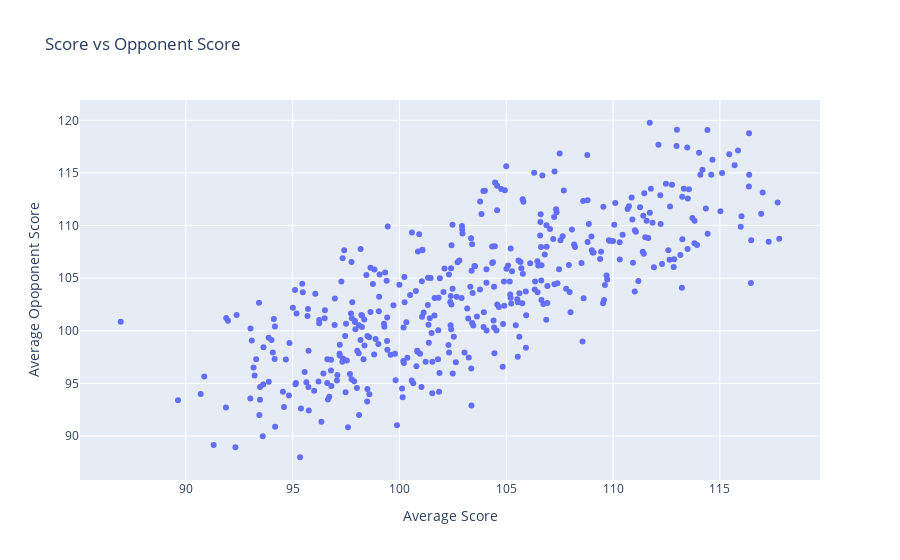

This figure's notebook cell:
### Code cell
# Team's average score and opponents score per season

data = [go.Scatter(
    x = df_scores['avg score'],
    y = df_scores['avg opp score'],
    mode = 'markers',
    hovertext = df_scores['team_season']
)]

# Create the layout
layout = go.Layout(
    title = 'Score vs Opponent Score',
    xaxis = dict(title = 'Average Score'),
    yaxis = dict(title = 'Average Opoponent Score'),
    hovermode = 'closest'
)

# Create the figure
fig = go.Figure(data=data, layout=layout)
fig.show()

### Figure 1 — Plotly figure (JSON) as saved in the notebook; plotly's stock layout.template omitted (floating-point values rounded to 4 significant figures; data arrays with more than 128 entries replaced by an {"elided": "..."} marker saying what was removed)
{"data": [{"hovertext": {"elided": "420 str values"}, "mode": "markers", "type": "scatter", "x": {"elided": "420 float values"}, "y": {"elided": "420 float values"}}], "layout": {"hovermode": "closest", "title": {"text": "Score vs Opponent Score"}, "xaxis": {"title": {"text": "Average Score"}}, "yaxis": {"title": {"text": "Average Opoponent Score"}}}}
